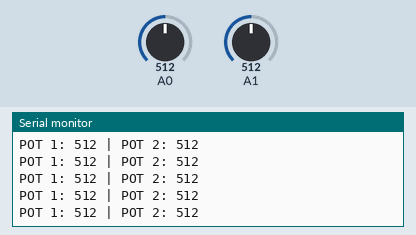
Recording of a sketch running on a simulated Arduino Uno, built with avr-gcc and run on an emulated ATmega328P. Shown: the last lines printed to the serial monitor. The inputs (shaded band) are chosen by the test bench; at power-on: A0 = 512, A1 = 512. Storage starts empty.

Above: at 1.2 s.
1.3 s: A0 set to 11
At 2.0 s:
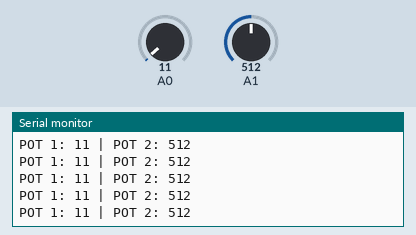
2.8 s: A0 set to 8
At 3.6 s:
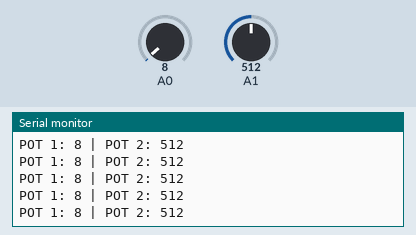
4.3 s: A1 set to 11
At 5.2 s:
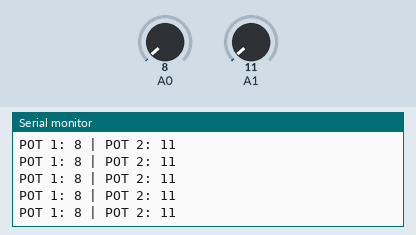
5.8 s: A1 set to 8
At 6.7 s:
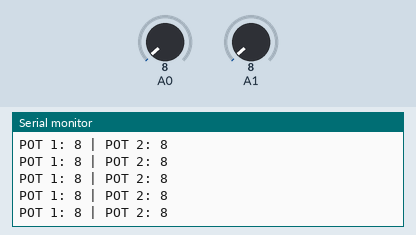
11.8 s: A0 set to 95
At 12.7 s:
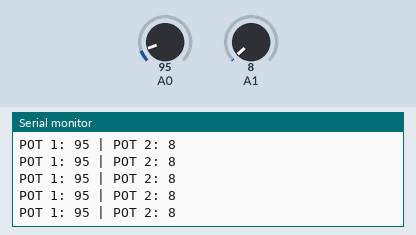
13.3 s: A0 set to 109
At 13.9 s:
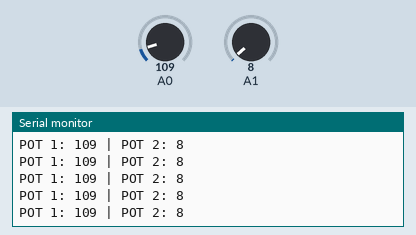
Timing chart, 0 to 16.3 s (numbered marks = the images above; inputs shaded):
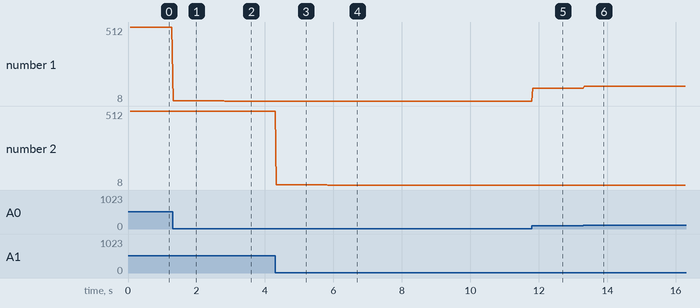

The sketch:

Registrando_dados_potenciometro.ino
```cpp
/*
Exemplo que obtém os dados de dois potenciômetros e armazena estes dados
em um arquivo no cartão micro SD.

www.bitabittecnologia.com.br
*/

#include <SPI.h>
#include <SD.h>

#define CS 4 //Chip Select.

File arquivo;

int pot1;
int pot2;

void setup()
{
  Serial.begin(9600);

  //Inicializa cartão.
  if(!SD.begin(CS))
  {
    Serial.println("Não foi possível acessar o cartão.");
    Serial.println("Verifique se o cartão está inserido corretamente.");
    Serial.println("Verifique as conexões no módulo e o Arduino.");

    while(1); //Evita executar o loop quando der erro.
  }
  else
  {
    Serial.println("Cartão inicializado corretamente!!!");
  }

  Serial.println();

}

void loop()
{
  String dados = "";

  pot1 = analogRead(0);
  pot2 = analogRead(1);

  dados = "POT 1: " + String(pot1) + " | POT2: " + String(pot2); //Prepara a string com os dados a serem gravados

  //Cria o arquivo para inserir os dados, caso o arquivo já exista
  //os dados vão ser inseridos nele.
  arquivo = SD.open("dados.txt", FILE_WRITE);
  if(arquivo)
  {
    Serial.print("POT 1: ");
    Serial.print(pot1);

    Serial.print(" | POT 2: ");
    Serial.println(pot2);

    arquivo.println(dados); //Grava no arquivo.
    arquivo.close();
  }
  else
  {
    Serial.println("Erro ao abrir o arquivo");
  }

  delay(20);
}
```

Measured:
- after the input at 1.3 s, the serial monitor: prints a new line at once (image 1)
- after the input at 2.8 s, the serial monitor: prints a new line at once (image 2)
- after the input at 4.3 s, the serial monitor: prints a new line at once (image 3)
- after the input at 5.8 s, the serial monitor: prints a new line at once (image 4)
- after the input at 11.8 s, the serial monitor: prints a new line at once (image 5)
- after the input at 13.3 s, the serial monitor: prints a new line at once (image 6)
- plotted number 1: 512 → 11 after the input at 1.3 s, 11 → 8 after the input at 2.8 s, 8 → 95 after the input at 11.8 s, 95 → 109 after the input at 13.3 s
